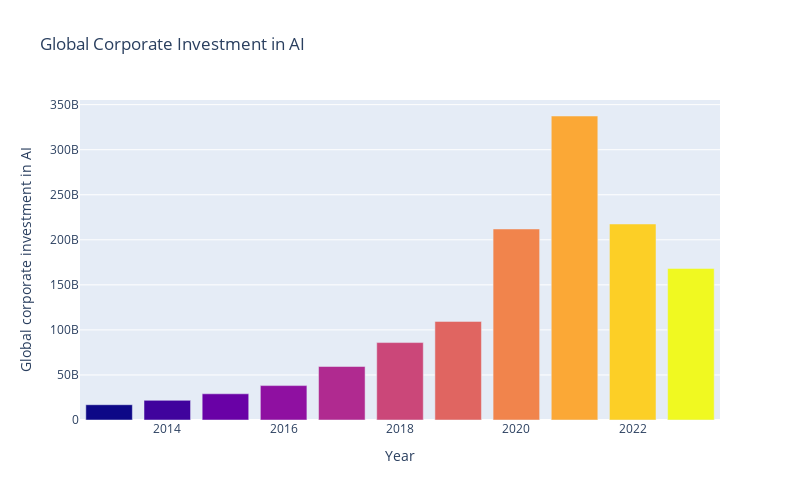

Write notebook code for a chart like this one.
### Markdown cell above
6. Control the visibility of the color scale by calling the Figure method `update_layout`

### Code cell
fig = px.bar(df, x='Year', y='Global corporate investment in AI',
             color='Year',
             height = 500, width = 800,
             title = 'Global Corporate Investment in AI')
fig.update_layout(coloraxis_showscale=False)
fig.show()

### Figure 1 — Plotly figure (JSON) as saved in the notebook; plotly's stock layout.template omitted (floating-point values rounded to 4 significant figures)
{"data": [{"alignmentgroup": "True", "hovertemplate": "Year=%{marker.color}<br>Global corporate investment in AI=%{y}<extra></extra>", "legendgroup": "", "marker": {"color": [2013, 2014, 2015, 2016, 2017, 2018, 2019, 2020, 2021, 2022, 2023], "coloraxis": "coloraxis", "pattern": {"shape": ""}}, "name": "", "offsetgroup": "", "orientation": "v", "showlegend": false, "textposition": "auto", "type": "bar", "x": [2013, 2014, 2015, 2016, 2017, 2018, 2019, 2020, 2021, 2022, 2023], "xaxis": "x", "y": [16947452403, 21793308879, 29072854359, 38183017584, 59385279935, 85918060475, 109455247701, 212002677904, 337400000000, 217540668864, 168219155540], "yaxis": "y"}], "layout": {"barmode": "relative", "coloraxis": {"colorbar": {"title": {"text": "Year"}}, "colorscale": [[0, "#0d0887"], [0.1111, "#46039f"], [0.2222, "#7201a8"], [0.3333, "#9c179e"], [0.4444, "#bd3786"], [0.5556, "#d8576b"], [0.6667, "#ed7953"], [0.7778, "#fb9f3a"], [0.8889, "#fdca26"], [1, "#f0f921"]], "showscale": false}, "height": 500, "legend": {"tracegroupgap": 0}, "title": {"text": "Global Corporate Investment in AI"}, "width": 800, "xaxis": {"anchor": "y", "domain": [0, 1], "title": {"text": "Year"}}, "yaxis": {"anchor": "x", "domain": [0, 1], "title": {"text": "Global corporate investment in AI"}}}}
